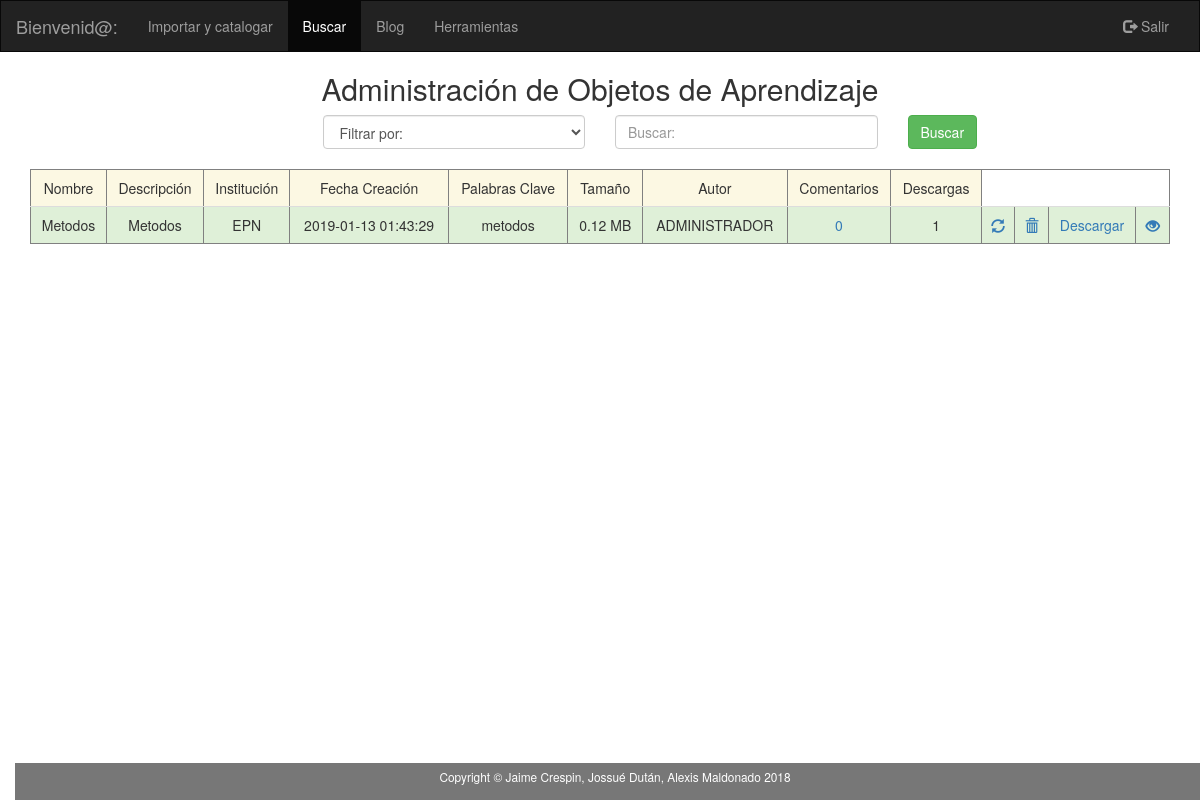
/aplicacion/modulos_estudiante/est_buscar.php, run on the app's committed database.
### tables this page shows
CREATE TABLE `objeto_aprendizaje` (
  `idobjeto_aprendizaje` int(11) NOT NULL,
  `nombre` varchar(45) DEFAULT NULL,
  `descripcion` varchar(500) DEFAULT NULL,
  `id_usuario` int(11) DEFAULT NULL,
  `institucion` varchar(45) DEFAULT NULL,
  `fechaCreacion` timestamp NOT NULL DEFAULT CURRENT_TIMESTAMP,
  `palabras_clave` varchar(500) DEFAULT NULL,
  `tamanio` varchar(45) DEFAULT NULL,
  `ruta` varchar(45) DEFAULT NULL,
  `materia` varchar(50) DEFAULT NULL,
  `descarga` int(11) DEFAULT NULL
);

### aplicacion/clases_negocio/funciones_oa_profesor.php (called while the page is built, shortened)
<?php
function obtener_tipo_usuario_con_id($id_usuario){
    $conexion = new Conexion();
    $statement = 'select * from usuario where idUsuario=?';
    $consulta = $conexion->prepare($statement);
    $consulta->setFetchMode(PDO::FETCH_ASSOC);
    $consulta->execute([$id_usuario]);
    if ($consulta->rowCount() != 0) {
        $fila = $consulta->fetch();
        $tipo_usuario = $fila['tipo_usuario'];
    }
    if (isset($tipo_usuario)) {
        return $tipo_usuario;
    } else {
        return null;
    }
}
function obtener_nro_comentarios_oa($id_objeto_aprendizaje) {
    $conexion = new Conexion();
    $statement = 'select count(*) as nro_comentarios from objeto_aprendizaje as oa, comentario as c where oa.idobjeto_aprendizaje=c.id_objeto_aprendizaje and c.id_objeto_aprendizaje=?';
    $consulta = $conexion->prepare($statement);
    $consulta->setFetchMode(PDO::FETCH_ASSOC);
    $consulta->execute([$id_objeto_aprendizaje]);
    if ($consulta->rowCount() != 0) {
        $fila = $consulta->fetch();
        $id_profesor = $fila['nro_comentarios'];
    }
    if (isset($id_profesor)) {
        return $id_profesor;
    } else {
        return null;
    }
}
?>

### aplicacion/modulos_estudiante/est_buscar.php (the view, shortened to what this page needs)
<!DOCTYPE html PUBLIC "-//W3C//DTD XHTML 1.0 Transitional//EN" "http://www.w3.org/TR/xhtml1/DTD/xhtml1-transitional.dtd">
<html xmlns="http://www.w3.org/1999/xhtml" lang="es">
<head>
    <link rel="stylesheet" href="../../plugins/bootstrap/css/bootstrap.min.css"></link>
</head>
<body>
<nav class="navbar navbar-inverse">
            <div class="container-fluid">
                <div class="navbar-header">
                    <a class="navbar-brand" href="#">Bienvenid@: <strong><?php echo $_SESSION['usuario'] ?></strong></a>
                </div>
                <div class="collapse navbar-collapse" id="myNavbar">
                    <ul class="nav navbar-nav">
                        <li><a href="../modulos_profesor/pro_importar_catalogar.php">Importar y catalogar</a></li>
                        <li class="active"><a href="../modulos_estudiante/est_buscar.php">Buscar</a></li>
                        <?php
                        echo '<li><a href="https://localhost:5001/home/'.$id.'/'.$nombre.'/'.$rol.'">Blog</a></li>';
                        ?>
                        <li><a href="../modulos_estudiante/est_herramientas.php">Herramientas</a></li>
                    </ul>
                    <ul class="nav navbar-nav navbar-right">
                        <li><a href="../desconectar_sesion.php"><span class="glyphicon glyphicon-log-out"></span> Salir</a></li>
                    </ul>
                </div>
            </div>
        </nav>
<div class="container-fluid text-center">
    <div class="row content">
        <div class="col-sm-12 text-center">
            <h2> Administración de Objetos de Aprendizaje</h2>
            <form action="../modulos_administrador/adm_ejecutar_buscar.php" method="post" enctype="multipart/form-data">
                <div class="col-md-3">
                </div>
                <div class="col-md-3 text-left ">
                    <select class= "form-control" name="tipo_criterio" dir="ltr" required>
                        <option value="">Filtrar por:</option>
                    </select></br>
                </div>
                <div class="col-md-3 text-center">
                    <input type="text" class="form-control" id="criterio_busqueda" placeholder="Buscar:" name="criterio_busqueda" required></br>
                </div>
                <div class="col-md-3 text-left">
                    <button id="registrar" type="submit" class="btn btn-success">Buscar</button>
                </div>
            </form>
            <div class="container" >
                <table class="table table-striped"border ="1|1" class="table table-bordered" id="tabla">
                    <thead>
                    <tr class="warning">
                        <td>Nombre</td>
                        <td>Descripción</td>
                        <td>Institución</td>
                        <td>Fecha Creación</td>
                        <td>Palabras Clave</td>
                        <td>Tamaño</td>
                        <td>Autor</td>
                        <td>Comentarios</td>
                        <td>Descargas</td>
                    </tr>
                    </thead>
            </div>
            <?php
            require '../clases_negocio/funciones_oa_profesor.php';
            $statement = ("select * from objeto_aprendizaje");
            $conexion = new Conexion();
            $consulta = $conexion->prepare($statement);
            $consulta->setFetchMode(PDO::FETCH_ASSOC);
            $consulta->execute();
            if ($consulta->rowCount() != 0) {
                while ($row = $consulta->fetch()) {
                    echo '<tr class="success">';
                    echo '<td>' . $row['nombre'] . '</td>';
                    echo '<td>' . $row['descripcion'] . '</td>';
                    echo '<td>' . $row['institucion'] . '</td>';
                    echo '<td>' . $row['fechaCreacion'] . '</td>';
                    echo '<td>' . $row['palabras_clave'] . '</td>';
                    echo '<td>' . number_format($row['tamanio'] / 1e6, 2, '.', '') . ' MB' . '</td>';
                    if (obtener_tipo_usuario_con_id($row['id_usuario']) == 'ADM') {
                        echo '<td>ADMINISTRADOR</td>';
                    } else {
                        $profesor = obtener_profesor_como_arreglo(obtener_id_profesor_con_id_usuario($row['id_usuario']));
                        echo '<td>' . $profesor['nombres'] . ' ' . $profesor['apellidos'] . '</td>';
                    }
                    echo '<td><a href="adm_comentarios.php?id=' . $row['idobjeto_aprendizaje'] . '">' . obtener_nro_comentarios_oa($row['idobjeto_aprendizaje']) . '</a></td>';
                    echo '<td>' . $row['descarga'] . '</td>';
                    echo '<td><a href="adm_actualizar_oa.php?id=' . $row['idobjeto_aprendizaje'] . '"><span class="glyphicon glyphicon-refresh"></a></td>';
                    echo "<td><a id='borrar'onClick=\"eliminar('".$row['idobjeto_aprendizaje']."');\" href='adm_buscar.php?id=" . $row['idobjeto_aprendizaje'] . "&idborrar=2'><span class='glyphicon glyphicon-trash'></a></td>";
                    echo "<td><a href=" . $row['ruta'] . "  onclick= \"myFunction('" . $row['idobjeto_aprendizaje'] . "');\" >Descargar</a></td>";
                    echo "<td><a href='#' onmouseover=\"hacer_hover('".$row['ruta']."');\"><span class='glyphicon glyphicon-eye-open'></a></td>";
                    echo '</tr>';
                }
            }
            ?>
        </div>
        <div class="estadistica">
            <div class="column">
            <embed src= "../modulos_profesor/High/examples/pie-basic/estadisticaDescargas.php" height="500" width="600"></embed>
            </div>
        </div>
    </div>
</div></br></br></br>
<footer class="label-default container-fluid text-center">
    <p class="copyright small">Copyright &copy; Jaime Crespin, Jossué Dután, Alexis Maldonado 2018</p>
</footer>
</body>
</html>

### aplicacion/modulos_estudiante/est_buscar.php (style rules this page uses)
.navbar { margin-bottom: 0; border-radius: 0; }
.row.content { height: 390px }
html { min-height: 100%; position: relative; }
body { margin:0; margin-bottom: 40px; }
footer { background-color: #555; color: white; padding: 15px; position: fixed; bottom: 0; width: 100%; padding-top:5px; padding-bottom:5px; }
.table > tbody > tr > td { vertical-align: middle; }
.estadistica { -webkit-column-count: 3; -moz-column-count: 3; column-count: 2; }

### data on the page
objeto_aprendizaje: nombre "Metodos", descripcion "Metodos", institucion "EPN", fechaCreacion "2019-01-13 01:43:29", palabras_clave "metodos", $row['tamanio']/1e6 "0.12", shows "ADMINISTRADOR", idobjeto_aprendizaje "0", descarga "1"
